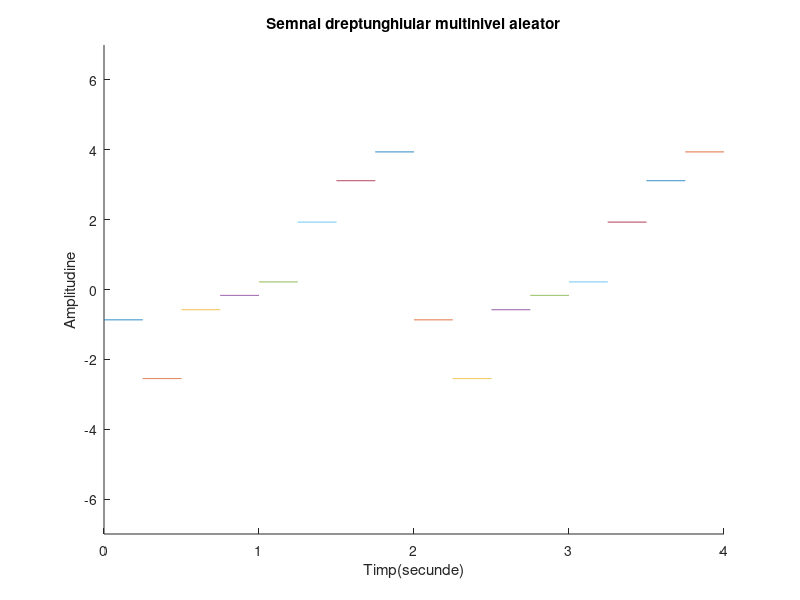

The MATLAB script that drew this image:
hold on;
%folosesc intructiunea hold on pentru a afisa simultan mai multe semnale pe grafic
%2ms
%folosim rand pentru a genera un numar aleator
r1=rand(1);
r2=rand(1);
r3=rand(1);
r4=rand(1);
r5=rand(1);
r6=rand(1);
r7=rand(1);
r8=rand(1);
t1=0:0.002:0.25;
t2=0.25:0.002:0.5;
t3=0.5:0.002:0.75;
t4=0.75:0.002:1;
t5=1:0.002:1.25;
t6=1.25:0.002:1.5;
t7=1.5:0.002:1.75;
t8=1.75:0.002:2;
%Stabilesc nivelurile
x1=-7*r1*square(8*pi*t1,100);
x2=-5*r2*square(8*pi*t2,100);
x3=-3*r3*square(8*pi*t3,100);
x4=-1*r4*square(8*pi*t4,100);
x5=1*r5*square(8*pi*t5,100);
x6=3*r6*square(8*pi*t6,100);
x7=5*r7*square(8*pi*t7,100);
x8=7*r8*square(8*pi*t8,100);
%->Vom folosi functia plot pentru a genera grafice cu parametrii t1 si x1, t2 si x2, t3 si x3, t4 si x4, t5 si x5, t6 si x6, t7 si t7,
%t8 si x8
plot(t1,x1);
plot(t2,x2);
plot(t3,x3);
plot(t4,x4);
plot(t5,x5);
plot(t6,x6);
plot(t7,x7);
plot(t8,x8);
%->Folosim functia axis pentru a delimita spectrele de valori ale graficului generat de plot pentru a se incadra corespunzator in parametri
axis([0 4 -7 7]);
plot(2+t1,x1);
plot(2+t2,x2);
plot(2+t3,x3);
plot(2+t4,x4);
plot(2+t5,x5);
plot(2+t6,x6);
plot(2+t7,x7);
plot(2+t8,x8);%Am denumit axa Ox
xlabel('Timp(secunde)')
%Am denumit axa Oy
ylabel('Amplitudine')
title('Semnal dreptunghiular multinivel aleator')
